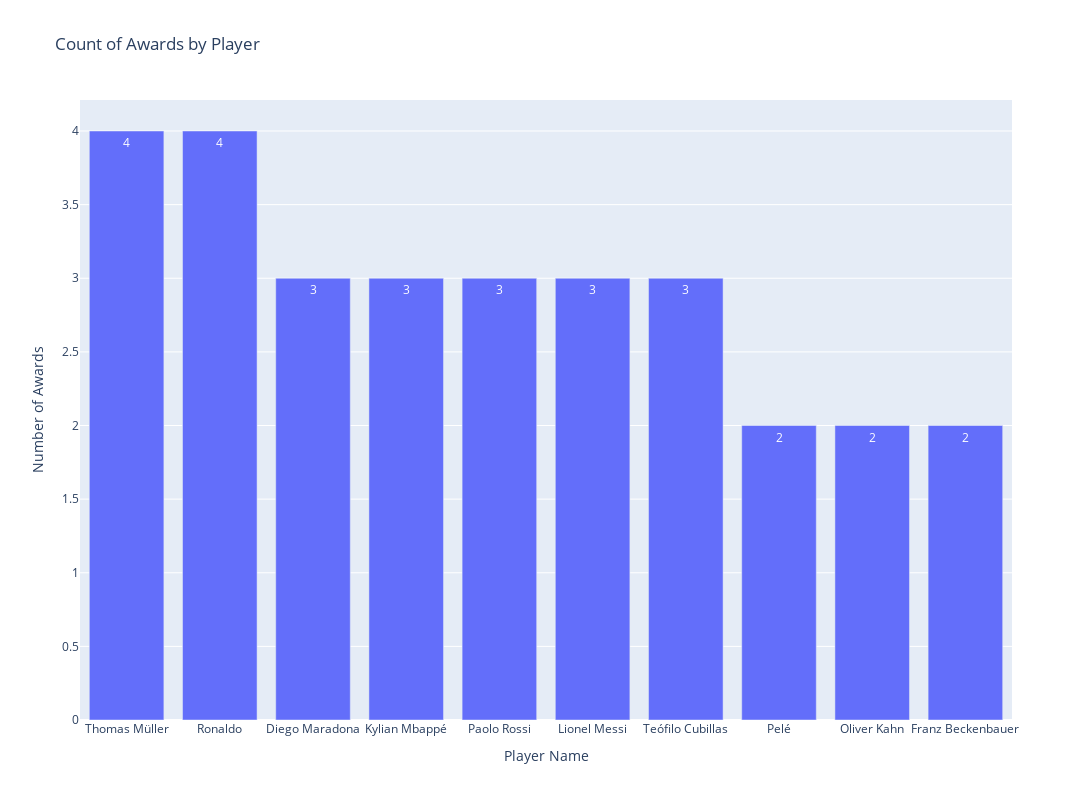

The notebook cell this image was saved under:
### Code cell
fig = px.bar(result,  x='Player Name', y='Number of Awards',width=1400,height=800,
             text_auto=True, title='Count of Awards by Player')
fig.show()

### Figure 1 — Plotly figure (JSON) as saved in the notebook; plotly's stock layout.template omitted (floating-point values rounded to 4 significant figures)
{"data": [{"alignmentgroup": "True", "hovertemplate": "Player Name=%{x}<br>Number of Awards=%{y}<extra></extra>", "legendgroup": "", "marker": {"color": "#636efa", "pattern": {"shape": ""}}, "name": "", "offsetgroup": "", "orientation": "v", "showlegend": false, "textposition": "auto", "texttemplate": "%{y}", "type": "bar", "x": ["Thomas Müller", "Ronaldo", "Diego Maradona", "Kylian Mbappé", "Paolo Rossi", "Lionel Messi", "Teófilo Cubillas", "Pelé", "Oliver Kahn", "Franz Beckenbauer"], "xaxis": "x", "y": [4, 4, 3, 3, 3, 3, 3, 2, 2, 2], "yaxis": "y"}], "layout": {"barmode": "relative", "height": 800, "legend": {"tracegroupgap": 0}, "title": {"text": "Count of Awards by Player"}, "width": 1400, "xaxis": {"anchor": "y", "autorange": true, "domain": [0, 1], "range": [-0.5, 9.5], "title": {"text": "Player Name"}, "type": "category"}, "yaxis": {"anchor": "x", "autorange": true, "domain": [0, 1], "range": [0, 4.211], "title": {"text": "Number of Awards"}, "type": "linear"}}}
